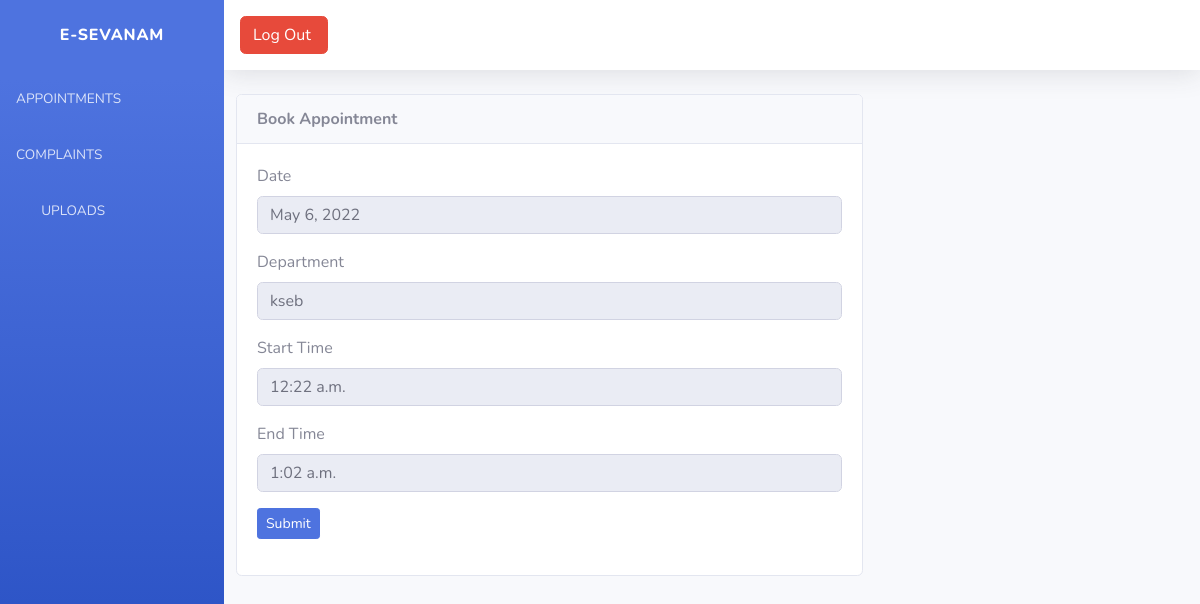
Screenshot of /take_appointment/3/ (signed in) with the database file from the repository.
### manageapp1/models.py (models this page shows)
class AppointmentSchedule(models.Model):
    department = models.ForeignKey(Department, on_delete=models.DO_NOTHING)
    date = models.DateField()
    start_time = models.TimeField()
    end_time = models.TimeField()

class Department(models.Model):
    name= models.CharField(max_length=200)
    place= models.CharField(max_length=200)
    contact_number= models.CharField(max_length=100)
    email= models.EmailField()
    def __str__(self):
        return self.name

### manageapp1/user_views.py (the view)
# urls.py: path('take_appointment/<int:id>/',user_views.take_appointment, name='take_appointment'),
@login_required(login_url='login_view')
def take_appointment(request, id):
    schedule = AppointmentSchedule.objects.get(id=id)
    u = User.objects.get(user=request.user)
    appointment = Appointment.objects.filter(user=u, schedule=schedule)
    if appointment.exists():
        messages.info(request, 'You Have Already Requested Appointment for this Schedule')
        return redirect('schedule_user')
    else:
        if request.method == 'POST':
            obj = Appointment()
            obj.user = u
            obj.schedule = schedule
            obj.save()
            messages.info(request, 'Appointment Booked Successfully')
            return redirect('user_appointment')
    return render(request, 'take_appointment.html', {'schedule': schedule})

### templates/take_appointment.html (shortened to what this page needs)
<!DOCTYPE html>
{% extends 'user_base.html' %}
{% block content %}
<div class="col-lg-8">
    <div class="card">
        <div class="card-header"><strong>Book Appointment</strong></div>
        <div class="card-body card-block">
            <form method="post">{% csrf_token %}
                <div class="form-group">
                    <label class=" form-control-label">Date</label>
                    <input    class="form-control" readonly value="{{schedule.date}}">
                </div>
                 <div class="form-group">
                    <label class=" form-control-label">Department</label>
                     <input  required  class="form-control" readonly value="{{schedule.department}}">
                </div>
                 <div class="form-group">
                    <label class=" form-control-label">Start Time</label>
                     <input  required  class="form-control" readonly value="{{schedule.start_time}}">
                </div>
                <div class="form-group">
                    <label  class=" form-control-label">End Time</label>
                 <input  required  class="form-control" readonly value="{{schedule.end_time}}">
                </div>
                <div class="form-actions form-group ">
                    <button type="submit" class="btn btn-primary btn-sm">Submit</button>
                </div>
            </form>
        </div>
    </div>
</div>
{% endblock %}

### rows the page displays
AppointmentSchedule: date "May 6, 2022", department "kseb", start_time "12:22 a.m.", end_time "1:02 a.m."
